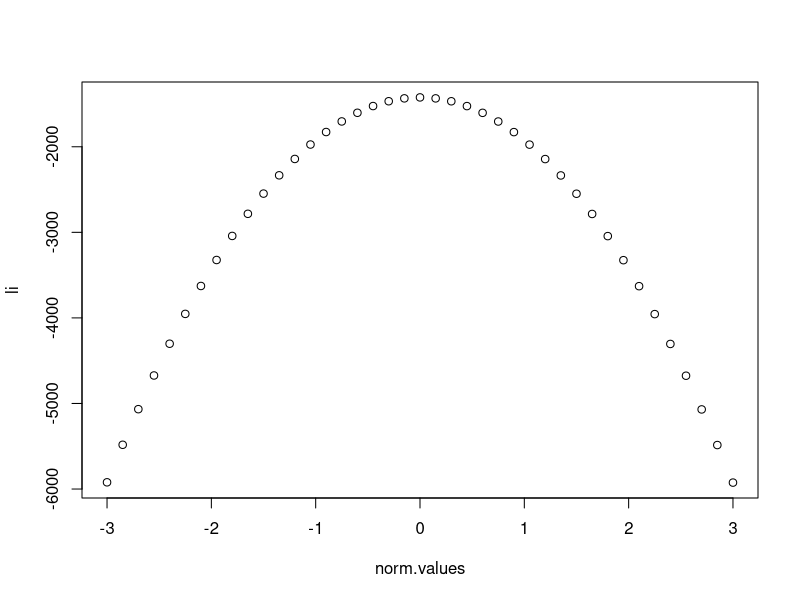

Write the R code that produced this figure.
rm(list=ls())

###part a
n<-1000
y.norm<-rnorm(n, mean = 0, sd = 1)
norm.m<-mean(y.norm) ###  method of moment estimator for mean
norm.v<-mean(y.norm*y.norm)
norm.var<-(norm.v-(norm.m*norm.m)) #method of moment estimator for variance
print(norm.m)
print(norm.var)

#### Part b
m<-c(0.2,0.3)
ml = nlminb(start=m,objective=function(mle)
{
  loglikelihood.norm<-(((n/2)*log(2*(22/7))) + ((n/2)*log(mle[2]*mle[2])) + ((1/(2*mle[2]*mle[2]))*sum((y.norm-mle[1])*(y.norm-mle[1]))))
  return(loglikelihood.norm)
})
print(ml[1])

###part c
norm.std<-1
li<-c()
norm.values<-seq(-3,3,by=0.15) ### generating a sequence
for(i in norm.values){
  loglikelihood.norm<-(((n/2)*log(2*(22/7))) + ((n/2)*log(norm.std*norm.std)) + ((1/(2*norm.std*norm.std))*sum((y.norm-i)*(y.norm-i))))
  li<-c(li,-loglikelihood.norm)
}
plot(norm.values,li)